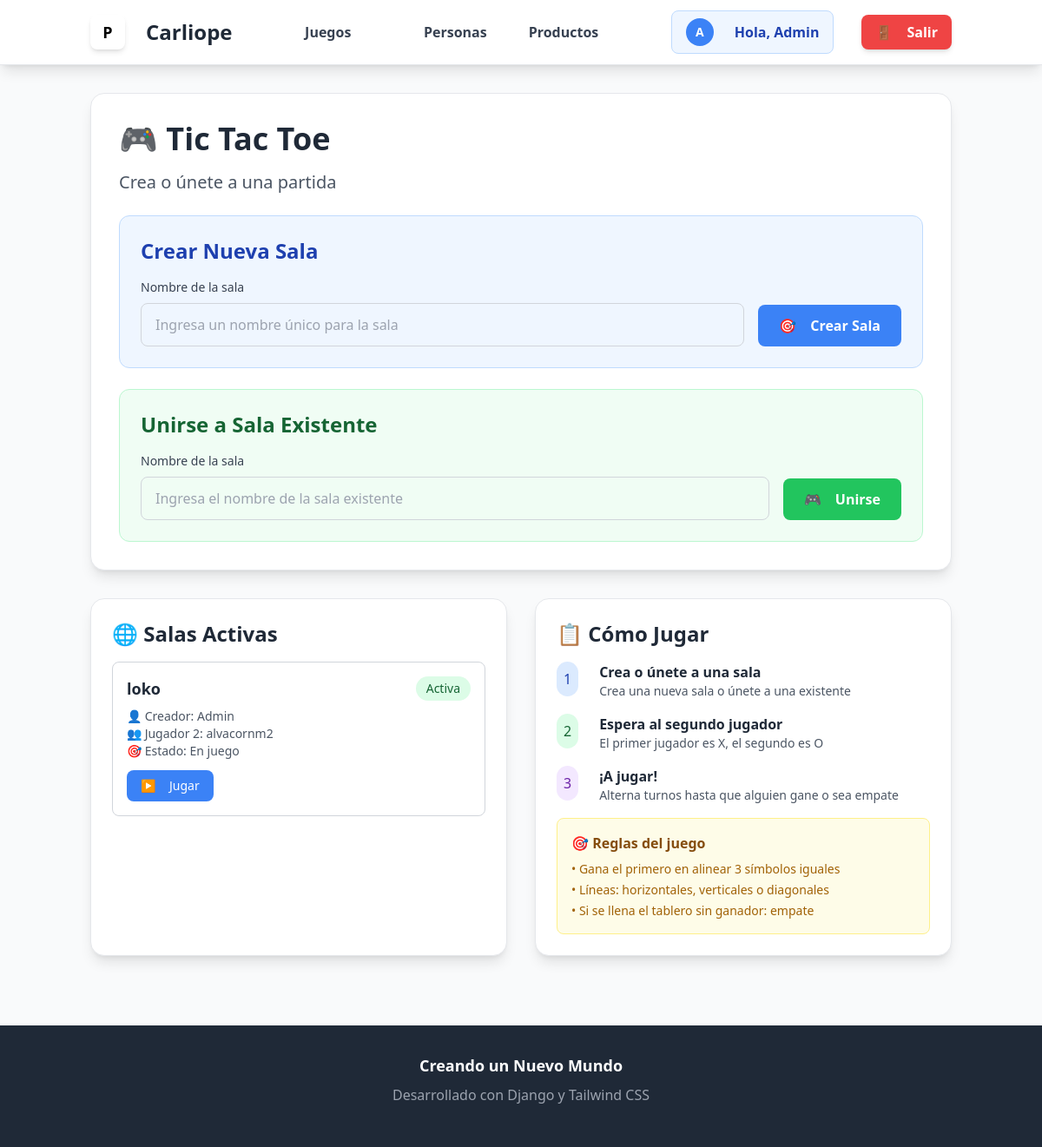
Page /Games/ (signed in) on the earlier database version.
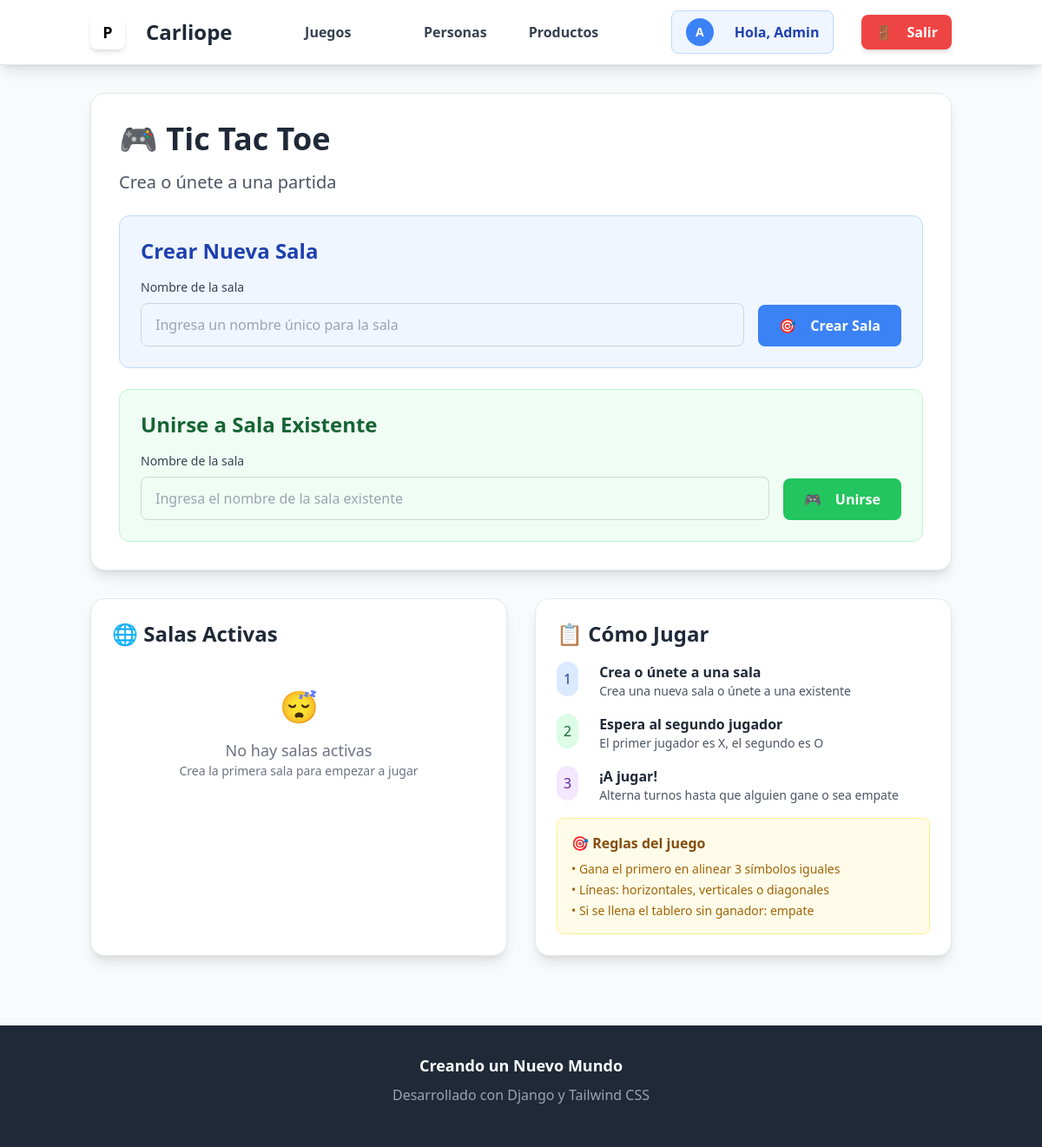
Same page on the later database version.
### Games/models.py (models this page shows, shortened)
class Game(models.Model):
    room_name = models.CharField(max_length=100, unique=True)
    owner = models.ForeignKey(User, on_delete=models.CASCADE, related_name='owner_games')
    player2 = models.ForeignKey(User, on_delete=models.CASCADE, related_name='player2_games', blank=True, null=True)
    board = models.CharField(max_length=9, default="-" * 9)
    active_player = models.IntegerField(default=1)
    winner = models.CharField(max_length=10, blank=True, null=True)
    current_player = models.IntegerField(default=1)
    over = models.BooleanField(default=False)

### Games/views.py (the view, shortened to what this page needs)
# urls.py: path('', views.games_list, name='games_list'),
@login_required
def games_list(request):
    games = Game.objects.all().order_by('-id')
    return render(request, 'games_list.html', {'games': games})

### Games/templates/games_list.html (shortened to what the changed rows need)
{% extends "base.html" %}
{% block content %}
<div class="max-w-6xl mx-auto">
    <div class="bg-white rounded-2xl shadow-lg p-8 border border-gray-200 mb-8">
        <h1 class="text-4xl font-bold text-gray-800 mb-4">🎮 Tic Tac Toe</h1>
        <div class="bg-blue-50 rounded-xl p-6 border border-blue-200 mb-6">
            <h2 class="text-2xl font-bold text-blue-800 mb-4">Crear Nueva Sala</h2>
        </div>
        <div class="bg-green-50 rounded-xl p-6 border border-green-200">
            <h2 class="text-2xl font-bold text-green-800 mb-4">Unirse a Sala Existente</h2>
        </div>
    </div>
    <div class="grid lg:grid-cols-2 gap-8">
        <div class="bg-white rounded-2xl shadow-lg p-6 border border-gray-200">
            <h2 class="text-2xl font-bold text-gray-800 mb-4">🌐 Salas Activas</h2>
            {% if games %}
            <div class="space-y-4">
                {% for game in games %}
                <div class="border border-gray-300 rounded-lg p-4 hover:bg-gray-50 transition-colors">
                    <div class="flex justify-between items-center mb-2">
                        <h3 class="font-semibold text-lg text-gray-800">{{ game.room_name }}</h3>
                        <span class="px-3 py-1 rounded-full text-sm font-medium
                            {% if not game.over %}bg-green-100 text-green-800
                            {% else %}bg-gray-100 text-gray-800{% endif %}">
                            {% if not game.over %}Activa{% else %}Finalizada{% endif %}
                        </span>
                    </div>
                    <div class="text-sm text-gray-600 mb-3">
                        <p>👤 Creador: {{ game.owner.username }}</p>
                        <p>👥 Jugador 2: {% if game.player2 %}{{ game.player2.username }}{% else %}Esperando...{% endif %}</p>
                        <p>🎯 Estado: {% if game.winner %}Ganó {{ game.winner }}{% elif game.over %}Empate{% else %}En juego{% endif %}</p>
                    </div>
                    <div class="flex gap-2">
                        <a href="{% url 'Games:game_detail' game.room_name %}"
                           class="bg-blue-500 hover:bg-blue-600 text-white px-4 py-2 rounded-lg text-sm font-medium transition-colors flex items-center space-x-2">
                            <span>▶️</span>
                            <span>{% if game.over %}Ver{% else %}Jugar{% endif %}</span>
                        </a>
                    </div>
                </div>
                {% endfor %}
            </div>
            {% else %}
            <div class="text-center py-8 text-gray-500">
                <div class="text-4xl mb-4">😴</div>
                <p class="text-lg">No hay salas activas</p>
                <p class="text-sm">Crea la primera sala para empezar a jugar</p>
            </div>
            {% endif %}
        </div>
        <div class="bg-white rounded-2xl shadow-lg p-6 border border-gray-200">
            <h2 class="text-2xl font-bold text-gray-800 mb-4">📋 Cómo Jugar</h2>
        </div>
    </div>
</div>
{% endblock %}

Differences in the rows shown:
removed Game: room_name "loko", over "Activa", owner.username "Admin", player2.username "alvacornm2"
Other differences:
text now shown: "😴 No hay salas activas Crea la primera sala para empezar a jugar"
